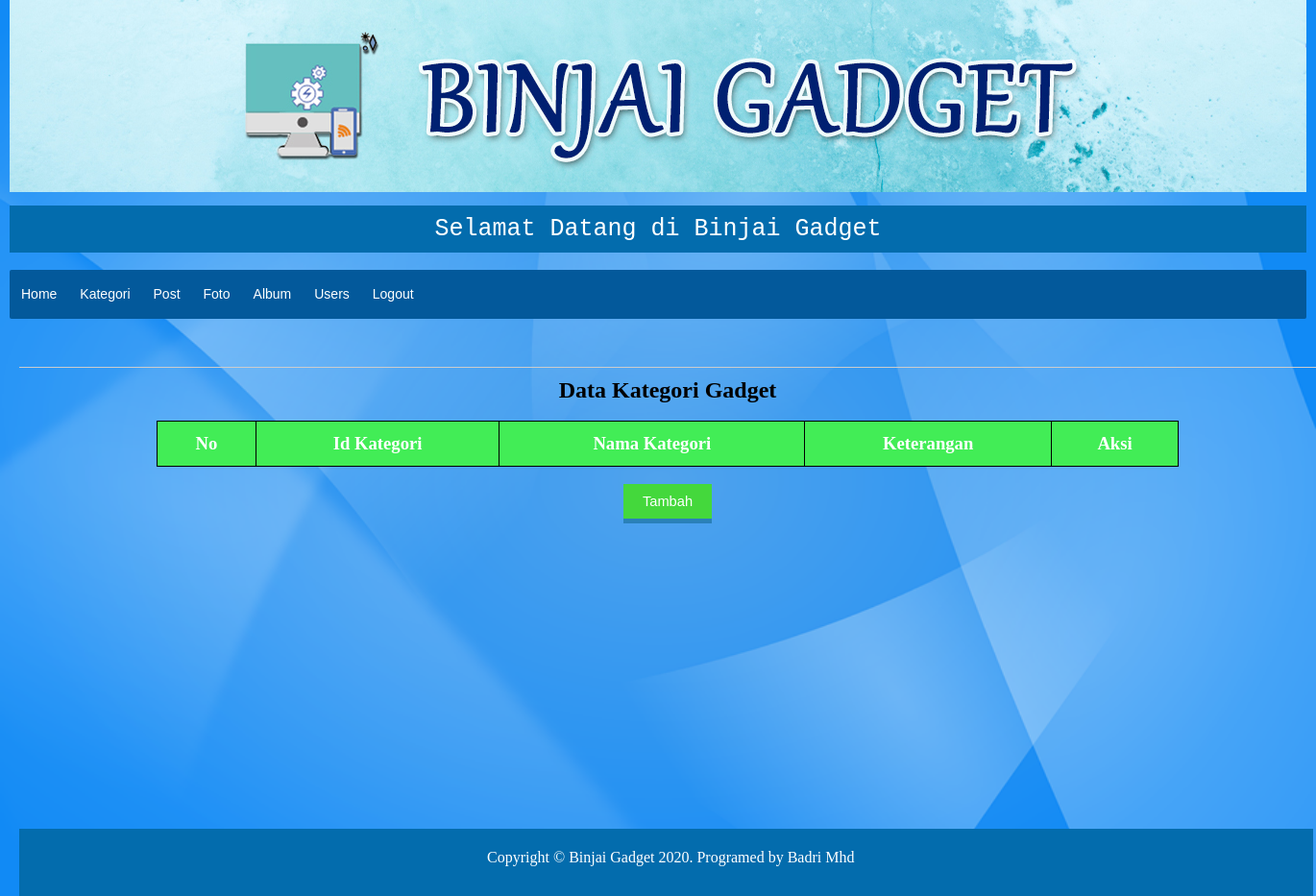
Page /dashboard.php?halaman=kategori_tampil on the earlier database version.
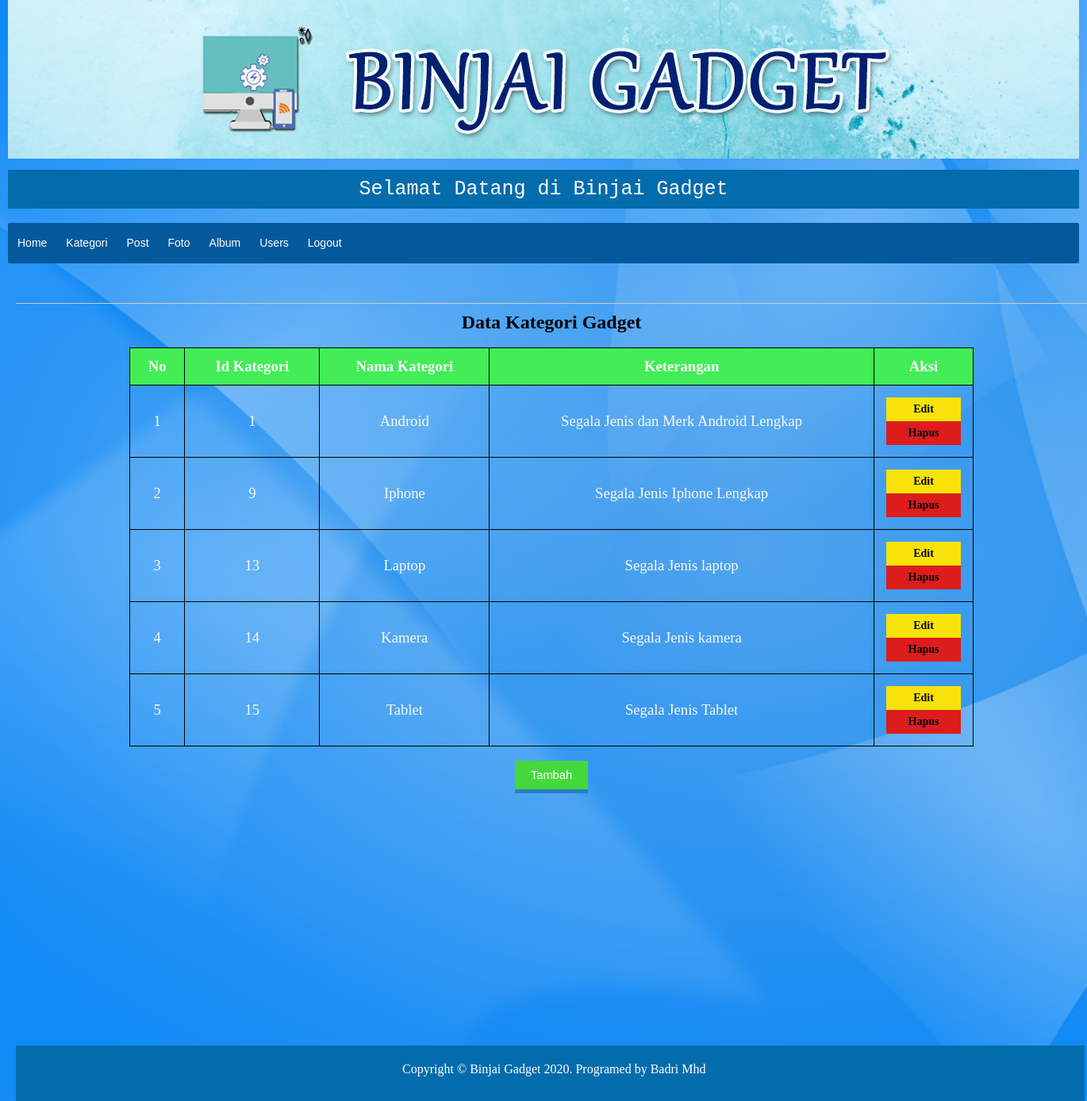
Same page on the later database version.
### tables this page shows
CREATE TABLE `tb_category` (
  `cat_id` int(11) NOT NULL,
  `cat_name` varchar(50) NOT NULL,
  `cat_text` varchar(255) NOT NULL
);

### dashboard.php (called while the page is built, shortened)
<?php
require_once "layout/dashboard.php";

### app/Controller.php (called while the page is built, shortened)
<?php
class Controller{
	public function __construct() {
		try {
			$this->db = new PDO("mysql:host=localhost;dbname=sigadget", "root", "");
		} catch (Exception $e) {
			die("error! " . $e->getMessage());
		}
  	}
}

### app/Kategori.php (called while the page is built, shortened)
<?php
class Kategori extends Controller{
	public function tampil()
	{
		$sql= "SELECT * FROM tb_category";
		$stmt= $this->db->prepare($sql);
		$stmt->execute();
		$data = [];
		while ($rows = $stmt->fetch()){
			$data[] = $rows;
		}
		return $data;
	}
}
 ?>

### kategori_tampil.php (the view, shortened to what this page needs)
<?php
$kategori = new app\Kategori();
$rows = $kategori->tampil();
?>
<html>
	<head>
	<link rel="stylesheet"href="layout/assets/css/style.css">
	</head>
<body>
	<div class="utama">
	<div class="isi">
			<h2 align="center">Data Kategori Gadget</h2>
			<br>
			<thead>
			<table>
				<div class="tr1">
				<tr>
					<th>No</th>
					<th>Id Kategori</th>
					<th>Nama Kategori</th>
					<th>Keterangan</th>
					<th>Aksi</th>
				</tr>
				</div>
			</thead>
				<?php
				$no = 1;
				?>
				<?php foreach ($rows as $row) { ?>
			<tbody>
				<tr>
					<td><?php echo $no++?></td>
					<td><?php echo $row['cat_id']; ?></td>
					<td><?php echo $row['cat_name']; ?></td>
					<td><?php echo $row['cat_text']; ?></td>
					<td width="90px" align="center">
					<a class="edit" href="dashboard.php?halaman=kategori_edit&id=<?php echo $row['cat_id']; ?>">Edit</a>
					<a class ="hapus"  href="dashboard.php?halaman=kategori_proses&delete-id=<?php echo $row['cat_id']; ?>">Hapus</a>
					</td>
				</tr>
			</tbody>
			<?php } ?>
			<br>
			<div align="center">
			<a href="dashboard.php?halaman=kategori_input">
			<button class="input">Tambah</button>
			</a>
			</div>
			<br>
</div>
</body>
</html>

Differences in the rows shown:
added tb_category: cat_id "1", cat_name "Android", cat_text "Segala Jenis dan Merk Android Lengkap"
added tb_category: cat_id "9", cat_name "Iphone", cat_text "Segala Jenis Iphone Lengkap"
added tb_category: cat_id "13", cat_name "Laptop", cat_text "Segala Jenis laptop"
added tb_category: cat_id "14", cat_name "Kamera", cat_text "Segala Jenis kamera"
added tb_category: cat_id "15", cat_name "Tablet", cat_text "Segala Jenis Tablet"
